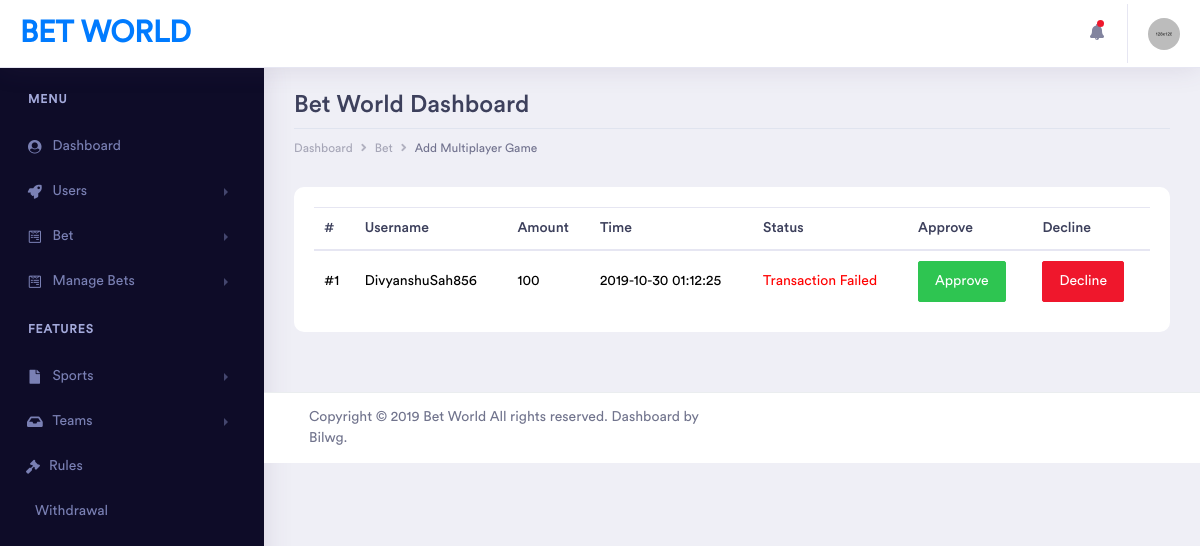
Page /admin/pages/wallet.php (signed in) on the committed database.
### tables this page shows
CREATE TABLE `withdrawal` (
  `id` int(11) NOT NULL,
  `username` varchar(1100) NOT NULL,
  `amount` int(11) NOT NULL,
  `time` datetime NOT NULL,
  `status` int(11) NOT NULL
);

### assets/import/config.php (called while the page is built, shortened)
<?php
$SiteName = "Bet World";
?>

### admin/pages/wallet.php (the view, shortened to what this page needs)
<?php
require_once '../../assets/import/config.php';
?>
<!doctype html>
<html lang="en">
<head>
    <link rel="stylesheet" href="../assets/vendor/bootstrap/css/bootstrap.min.css">
    <link href="../assets/vendor/fonts/circular-std/style.css" rel="stylesheet">
    <link rel="stylesheet" href="../assets/libs/css/style.css">
    <link rel="stylesheet" href="../assets/vendor/fonts/fontawesome/css/fontawesome-all.css">
    <link rel="stylesheet" href="../assets/vendor/charts/chartist-bundle/chartist.css">
    <link rel="stylesheet" href="../assets/vendor/charts/morris-bundle/morris.css">
    <link rel="stylesheet" href="../assets/vendor/fonts/material-design-iconic-font/css/materialdesignicons.min.css">
    <link rel="stylesheet" href="../assets/vendor/charts/c3charts/c3.css">
    <link rel="stylesheet" href="../assets/vendor/fonts/flag-icon-css/flag-icon.min.css">
</head>
<body>
    <div class="dashboard-main-wrapper">
        <div class="dashboard-header">
            <nav class="navbar navbar-expand-lg bg-white fixed-top">
                <a class="navbar-brand" href="../index.php`"><?php echo $SiteName; ?></a>
                <div class="collapse navbar-collapse " id="navbarSupportedContent">
                    <ul class="navbar-nav ml-auto navbar-right-top">
                        <li class="nav-item dropdown notification">
                            <a class="nav-link nav-icons" href="#" id="navbarDropdownMenuLink1" data-toggle="dropdown" aria-haspopup="true" aria-expanded="false"><i class="fas fa-fw fa-bell"></i> <span class="indicator"></span></a>
                        </li>
                        <li class="nav-item dropdown nav-user">
                            <a class="nav-link nav-user-img" href="#" id="navbarDropdownMenuLink2" data-toggle="dropdown" aria-haspopup="true" aria-expanded="false"><img src="../assets/images/avatar-1.jpg" alt="" class="user-avatar-md rounded-circle"></a>
                        </li>
                    </ul>
                </div>
            </nav>
        </div>
        <div class="nav-left-sidebar sidebar-dark">
            <div class="menu-list">
                <nav class="navbar navbar-expand-lg navbar-light">
                    <div class="collapse navbar-collapse" id="navbarNav">
                        <ul class="navbar-nav flex-column">
                            <li class="nav-divider">
                                Menu
                            </li>
                            <li class="nav-item ">
                                <a class="nav-link" href="../index.php"><i class="fa fa-fw fa-user-circle"></i>Dashboard </a>
                            </li>
                            <li class="nav-item">
                                <a class="nav-link" href="#" data-toggle="collapse" aria-expanded="false" data-target="#submenu-2" aria-controls="submenu-2"><i class="fa fa-fw fa-rocket"></i>Users</a>
                            </li>
                            <li class="nav-item">
                                <a class="nav-link" href="#" data-toggle="collapse" aria-expanded="false" data-target="#submenu-3" aria-controls="submenu-3"><i class="fab fa-fw fa-wpforms"></i>Bet</a>
                            </li>
                            <li class="nav-item">
                                <a class="nav-link" href="#" data-toggle="collapse" aria-expanded="false" data-target="#submenu-4" aria-controls="submenu-4"><i class="fab fa-fw fa-wpforms"></i>Manage Bets</a>
                            </li>
                            <li class="nav-divider">
                                Features
                            </li>
                            <li class="nav-item">
                                <a class="nav-link" href="#" data-toggle="collapse" aria-expanded="false" data-target="#submenu-6" aria-controls="submenu-6"><i class="fas fa-fw fa-file"></i> Sports </a>
                            </li>
                            <li class="nav-item">
                                <a class="nav-link" href="#" data-toggle="collapse" aria-expanded="false" data-target="#submenu-7" aria-controls="submenu-7"><i class="fas fa-fw fa-inbox"></i>Teams</a>
                            </li>
                            <li class="nav-item">
                                <a class="nav-link" href="rules.php"><i class="fa fa-gavel"></i>Rules</a>
                            </li>
                            <li class="nav-item">
                                <a class="nav-link" href="wallet.php"><i class="fa fa-google-wallet"></i>Withdrawal</a>
                            </li>
                        </ul>
                    </div>
                </nav>
            </div>
        </div>
        <div class="dashboard-wrapper">
            <div class="dashboard-ecommerce">
                <div class="container-fluid dashboard-content ">
                    <div class="row">
                        <div class="col-xl-12 col-lg-12 col-md-12 col-sm-12 col-12">
                            <div class="page-header">
                                <h2 class="pageheader-title"><?php echo $SiteName; ?> Dashboard</h2>
                                <div class="page-breadcrumb">
                                    <nav aria-label="breadcrumb">
                                        <ol class="breadcrumb">
                                            <li class="breadcrumb-item"><a href="../index.php" class="breadcrumb-link">Dashboard</a></li>
                                            <li class="breadcrumb-item"><a href="" class="breadcrumb-link">Bet</a></li>
                                            <li class="breadcrumb-item active" aria-current="page">Add Multiplayer Game</li>
                                        </ol>
                                    </nav>
                                </div>
                            </div>
                        </div>
                    </div>
                    <div class="container1">
                        <div class="table-responsive">
                            <table class="table">
                                <thead>
                                    <tr>
                                        <th>#</th>
                                        <th>Username</th>
                                        <th>Amount</th>
                                        <th>Time</th>
                                        <th>Status</th>
                                        <th>Approve</th>
                                        <th>Decline</th>
                                    </tr>
                                </thead>
                                <tbody>
                                    <?php
                                    $sql = "SELECT * FROM `withdrawal` ";
                                    $result = mysqli_query($con, $sql);
                                    if (mysqli_num_rows($result) > 0) {
                                        while ($row = mysqli_fetch_array($result)) {
                                            if ($row[4] == 0) {
                                                $status = "<span style='color: yellow;'>Pending</span>";
                                            } elseif ($row[4] == -1) {
                                                $status = "<span style='color: red;'>Transaction Failed</span>";
                                            } else {
                                                $status = "<span style='color: green;'>Transaction Completed</span>";
                                            }
                                            echo "
                                             <tr>
                                             <td>#$row[0]</td>
                                             <td>$row[1]</td>
                                             <td>$row[2]</td>
                                             <td>$row[3]</td>
                                             <td>$status</td>
                                             <td><a href='approve.php?id=$row[0]' class='btn btn-success'>Approve</td>
                                             <td><a href='decline.php?id=$row[0]' class='btn btn-danger'>Decline</td>
                                             </tr>
                                             ";
                                        }
                                    }
                                    ?>
                                </tbody>
                            </table>
                        </div>
                    </div>
                </div>
            </div>
            <div class="footer">
                <div class="container-fluid">
                    <div class="row">
                        <div class="col-xl-6 col-lg-6 col-md-6 col-sm-12 col-12">
                            Copyright © 2019 <?php echo $SiteName; ?> All rights reserved. Dashboard by <a href="https://bilwg.com/">Bilwg</a>.
                        </div>
                    </div>
                </div>
            </div>
        </div>
    </div>
</body>
</html>

### rows in the picture
withdrawal: id "1", username "DivyanshuSah856", amount "100", time "2019-10-30 01:12:25", status "Transaction Failed"

### other values in the picture
$SiteName "BET WORLD"
$SiteName "Bet World"
